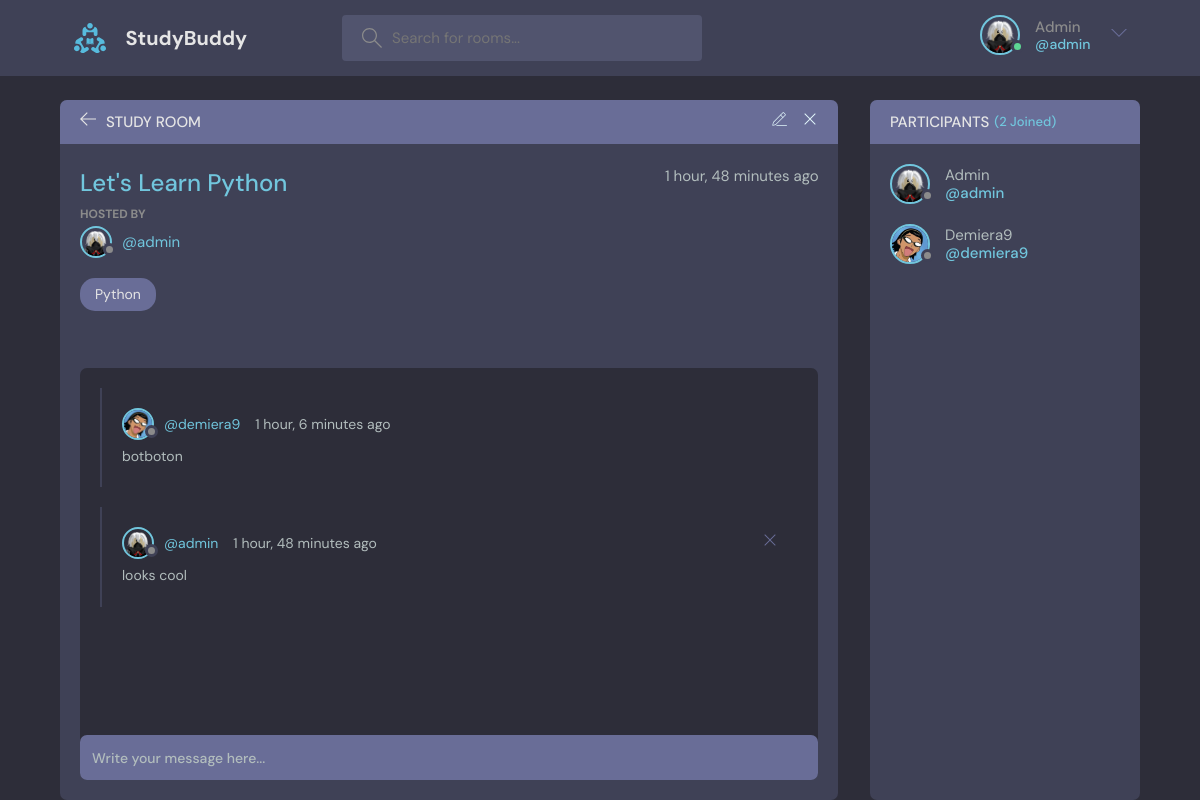
/room/1/ (signed in), run on the app's committed database.
### base/models.py (models this page shows, shortened)
class User(AbstractUser):
    name = models.CharField(max_length=255, null=True)
    email = models.EmailField(unique=True, null=True)
    bio = models.TextField(null=True)
    avatar = models.ImageField(null=True, default="avatar.svg")
    USERNAME_FIELD = 'email'
    REQUIRED_FIELDS = []

class Room(models.Model):
    host = models.ForeignKey(User, on_delete=models.SET_NULL, null=True)
    topic = models.ForeignKey(Topic, on_delete=models.SET_NULL, null=True)
    name = models.CharField(max_length=255)
    description = models.TextField(null=True, blank=True)
    participants = models.ManyToManyField(User, related_name='participants', blank=True)
    update = models.DateTimeField(auto_now=True)
    created = models.DateTimeField(auto_now_add=True)
    class Meta:
        ordering = ['-update', '-created']

class Topic(models.Model):
    name = models.CharField(max_length=255)
    def __str__(self):
        return self.name

class Message(models.Model):
    user = models.ForeignKey(User, on_delete=models.CASCADE)
    room = models.ForeignKey(Room, on_delete=models.CASCADE)
    body = models.TextField()
    update = models.DateTimeField(auto_now=True)
    created = models.DateTimeField(auto_now_add=True)
    class Meta:
        ordering = ['-update', '-created']

### base/views.py (the view, shortened to what this page needs)
# urls.py: path('room/<str:pk>/', views.room, name="room"),
@login_required(login_url='login')
def room(request, pk):
    rooms = Room.objects.get(id=pk)
    room_messages = rooms.message_set.all()
    participant = rooms.participants.all()
    context = {
        'rooms': rooms,
        'room_messages': room_messages,
        'participants': participant,
    }
    return render(request, 'base/room.html', context)

### base/templates/base/room.html (shortened to what this page needs)
{% extends 'main.html' %}
{% block content %}
<main class="profile-page layout layout--2">
  <div class="container">
    <div class="room">
      <div class="room__top">
        <div class="room__topLeft">
          <a href="{% url 'home' %}">
            <svg version="1.1" xmlns="http://www.w3.org/2000/svg" width="32" height="32" viewBox="0 0 32 32">
              <title>arrow-left</title>
              <path
                d="M13.723 2.286l-13.723 13.714 13.719 13.714 1.616-1.611-10.96-10.96h27.625v-2.286h-27.625l10.965-10.965-1.616-1.607z"
              ></path>
            </svg>
          </a>
          <h3>Study Room</h3>
        </div>
        {% if request.user == rooms.host %}
        <div class="room__topRight">
          <a href="{% url 'update-room' rooms.id %}">
          </a>
          <a href="{% url 'delete-room' rooms.id %}">
            <svg version="1.1" xmlns="http://www.w3.org/2000/svg" width="32" height="32" viewBox="0 0 32 32">
              <title>remove</title>
              <path
                d="M27.314 6.019l-1.333-1.333-9.98 9.981-9.981-9.981-1.333 1.333 9.981 9.981-9.981 9.98 1.333 1.333 9.981-9.98 9.98 9.98 1.333-1.333-9.98-9.98 9.98-9.981z"
              ></path>
            </svg>
          </a>
        </div>
        {% endif %}
      </div>
      <div class="room__box scroll">
        <div class="room__header scroll">
          <div class="room__info">
            <h3>{{ rooms.name }}</h3>
            <span>{{ rooms.created|timesince }} ago</span>
          </div>
          <div class="room__hosted">
            <p>Hosted By</p>
            <a href="{% url 'user-profile' rooms.host.id %}" class="room__author">
              <div class="avatar avatar--small">
                <img src="{{ rooms.host.avatar.url }}" />
              </div>
              <span>@{{ rooms.host.username }}</span>
            </a>
          </div>
          <span class="room__topics">{{ rooms.topic }}</span>
        </div>
        <div class="room__conversation">
          <div class="threads scroll">
            {% for message in room_messages %}
            <div class="thread">
              <div class="thread__top">
                <div class="thread__author">
                  <a href="{% url 'user-profile' message.user.id %}" class="thread__authorInfo">
                    <div class="avatar avatar--small">
                      <img src="{{ message.user.avatar.url }}" />
                    </div>
                    <span>@{{ message.user.username }}</span>
                  </a>
                  <span class="thread__date">{{ message.created|timesince }} ago</span>
                </div>
                {% if request.user == message.user %}
                  <a href="{% url 'delete-message' message.id  %}">
                  <div class="thread__delete">
                    <svg version="1.1" xmlns="http://www.w3.org/2000/svg" width="32" height="32" viewBox="0 0 32 32">
                      <title>remove</title>
                      <path
                        d="M27.314 6.019l-1.333-1.333-9.98 9.981-9.981-9.981-1.333 1.333 9.981 9.981-9.981 9.98 1.333 1.333 9.981-9.98 9.98 9.98 1.333-1.333-9.98-9.98 9.98-9.981z"
                      ></path>
                    </svg>
                  </div>
                  </a>
                {% endif %}
              </div>
              <div class="thread__details">
                {{ message.body }}
              </div>
            </div>
            {% endfor %}
          </div>
        </div>
      </div>
      <div class="room__message">
        {% if request.user.is_authenticated %}
        <form method="POST" action="">
          <input type="text" name="body" placeholder="Write your message here..." />
        </form>
        {% endif %}
      </div>
    </div>
    <div class="participants">
      <h3 class="participants__top">Participants <span>({{ participants.count }} Joined)</span></h3>
      <div class="participants__list scroll">
        {% for p in participants %}
        <a href="{% url 'user-profile' p.id %}" class="participant">
          <div class="avatar avatar--medium">
            <img src=" {{ p.avatar.url }} " />
          </div>
          <p>
            {{ p.username.title }}
            <span>@{{ p.username }}</span>
          </p>
        </a>
        {% endfor %}
      </div>
    </div>
  </div>
</main>
{% endblock %}

### templates/main.html (shortened to what this page needs)
<!DOCTYPE html>
{% load static %}
<html lang="en">
  <head>
    <link rel="stylesheet" href="{% static 'styles/style.css' %}" />
  </head>
  <body>
    {% include 'navbar.html' %}
  {% block content %} {% endblock %}
  </body>
</html>

### templates/navbar.html (shortened to what this page needs)
{% load static %}
<header class="header header--loggedIn">
  <div class="container">
    <a href="{% url 'home' %}" class="header__logo">
      <img src="{% static 'images/logo.svg' %}" />
      <h1>StudyBuddy</h1>
    </a>
    <form class="header__search" method="GET" action="{% url 'home' %}">
      <label>
        <input name="q" placeholder="Search for rooms..." />
      </label>
    </form>
    <nav class="header__menu">
      {% if request.user.is_authenticated %}
      <div class="header__user">
        <a href="{% url 'user-profile' request.user.id %}">
          <div class="avatar avatar--medium active">
            <img src="{{ request.user.avatar.url }}" />
          </div>
          <p>{{ request.user.username.title }} <span>@{{ request.user.username }}</span></p>
        </a>
        <button class="dropdown-button">
          <svg version="1.1" xmlns="http://www.w3.org/2000/svg" width="32" height="32" viewBox="0 0 32 32">
            <title>chevron-down</title>
            <path d="M16 21l-13-13h-3l16 16 16-16h-3l-13 13z"></path>
          </svg>
        </button>
      </div>
      {% else %}
      <a href="{% url 'login' %}">
        <img src="{% static 'images/avatar.svg' %}" />
        <p>Login</p>
      </a>
      {% endif %}
    </nav>
  </div>
</header>

### data on the page
User: user.avatar (picture), user.username "Admin", user.username "admin", avatar (picture), username "Admin", username "admin"
Room: name "Let's Learn Python", created "1 hour, 48 minutes", host.avatar (picture), host.username "admin", topic "Python"
Message: user.avatar (picture), user.username "demiera9", created "1 hour, 6 minutes", body "botboton"
Message: user.avatar (picture), user.username "admin", created "1 hour, 48 minutes", body "looks cool"
User: avatar (picture), username "Demiera9", username "demiera9"

### other printed values
{{ participants.count }} "2"
